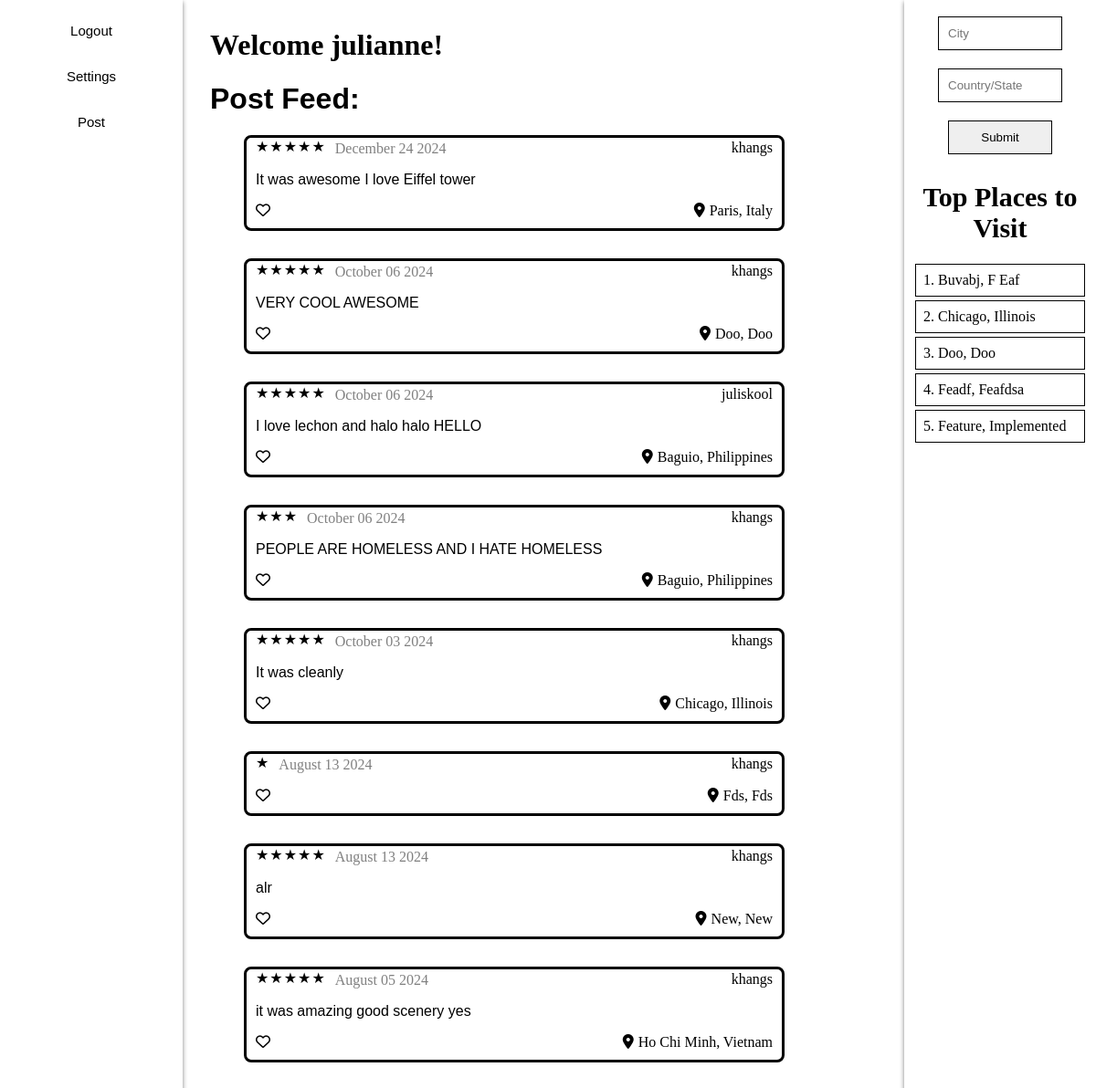
Page /user (signed in) on the committed database.
### main.py (models this page shows, shortened)
class posts(db.Model):
	_id = db.Column(db.Integer, primary_key=True)
	easeOfTravel = db.Column(db.Integer)
	costOfLiving = db.Column(db.Integer)
	hospitality = db.Column(db.Integer)
	activities = db.Column(db.Integer)
	overall = db.Column(db.Integer)
	writtenReview = db.Column(db.String(350))
	user = db.Column(db.String(100))
	likes = db.Column(db.Integer)
	utc_now = datetime.utcnow()
	created_at = db.Column(db.DateTime, default = utc_now.replace(tzinfo=pytz.utc).astimezone(pytz.timezone('US/Eastern')))
	country = db.Column(db.String(60))
	city = db.Column(db.String(60))
	inUS = db.Column(db.Boolean)

### main.py (the view)
@app.route("/user")
def user():
	if "user" in session and users.query.filter_by(name=session["user"]).first():
		user = session["user"]
		return render_template('userPage.html', usrNm = user, posts = posts.query.order_by(posts.created_at.desc()).limit(8).all(),
						top = db.session.query(
						posts.city,
						posts.country,
						func.avg(posts.overall).label('avg_overall')
						).group_by(posts.city, posts.country).order_by(desc('avg_overall')).limit(5).all())
	else:
		return redirect(url_for("home"))

### templates/userPage.html (shortened to what this page needs)
{% extends "layout.html" %}
{% block content %}
	<div class="left">
		<a href="{{ url_for('logout') }}"><button>Logout</button></a>
		<a href="{{ url_for('settings') }}"><button>Settings</button></a>
		<a href="{{ url_for('post') }}"><button>Post</button></a>
	</div>
	<div class="middle">
		<h1>Welcome {{ usrNm }}!</h1>
		<h1 style="font-family: helvetica;">Post Feed:</h1>
		{% for item in posts %}
			<div class="post">
				<div class="top-bar">
					<div class="star-container">
						{% for star in range(item.overall) %}
							<p id="star">★</p>
						{% endfor %}
						<p class="date">{{item.created_at.strftime('%B %d %Y')}}</p>
					</div>
					<div class="usrname">{{item.user}}</div>
				</div>
				<div class="review">
					<p>{{item.writtenReview}}</p>
				</div>
				<div class="bot-bar">
					<div class="postLike">
						<i onclick="myFunction(this)" class="fa-regular fa-heart"></i>
					</div>
					<div class="postLoco">
						<i class="fa-solid fa-location-dot"></i>
						<p>{{item.city}}, {{item.country}}</p>
					</div>
				</div>
			</div>
		{% endfor %}
	</div>
	<div class="right">
		<form action="{{ url_for('place') }}" method="post" class="searchSect">
	        <input type="text" name="citySearch" list="suggestions" id="place-input" placeholder="City" autocomplete="off" class="box">
			<input type="text" name="countrySearch" list="suggestionss" id="placec-input" placeholder="Country/State" autocomplete="off" class="box">
			<input type="submit" name="plsub">
		</form>
		<div class="top">
			<h1>Top Places to Visit</h1>
			<div class="lb_places">
				{% for topPl in top %}
					<a class="lb" href="{{ url_for('place', city=topPl.city,country=topPl.country) }}">{{ loop.index }}. {{ topPl.city }}, {{ topPl.country }}</a>
				{% endfor %}
			</div>
		</div>
	</div>
{% endblock %}

### rows in the picture
posts: overall 5 (drawn), created_at "December 24 2024", user "khangs", writtenReview "It was awesome I love Eiffel tower", city "Paris", country "Italy"
posts: overall 5 (drawn), created_at "October 06 2024", user "khangs", writtenReview "VERY COOL AWESOME", city "Doo", country "Doo"
posts: overall 5 (drawn), created_at "October 06 2024", user "juliskool", writtenReview "I love lechon and halo halo HELLO", city "Baguio", country "Philippines"
posts: overall 3 (drawn), created_at "October 06 2024", user "khangs", writtenReview "PEOPLE ARE HOMELESS AND I HATE HOMELESS", city "Baguio", country "Philippines"
posts: overall 5 (drawn), created_at "October 03 2024", user "khangs", writtenReview "It was cleanly", city "Chicago", country "Illinois"
posts: overall 1 (drawn), created_at "August 13 2024", user "khangs", city "Fds", country "Fds"
posts: overall 5 (drawn), created_at "August 13 2024", user "khangs", writtenReview "alr", city "New", country "New"
posts: overall 5 (drawn), created_at "August 05 2024", user "khangs", writtenReview "it was amazing good scenery yes", city "Ho Chi Minh", country "Vietnam"
posts: city "Buvabj", country "F Eaf"
posts: city "Feadf", country "Feafdsa"
posts: city "Feature", country "Implemented"

### other values in the picture
{{ usrNm }} "julianne"
{{ topPl.city }} "Doo"
{{ topPl.country }} "Doo"
